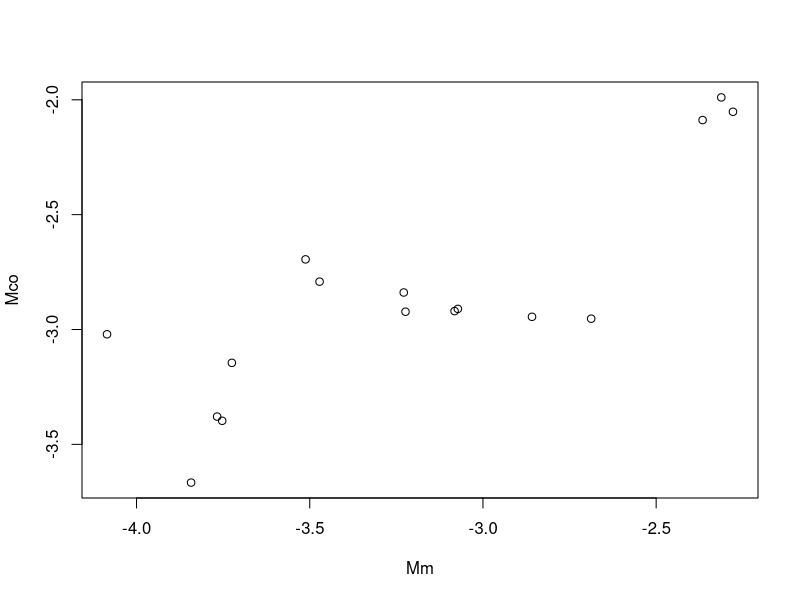
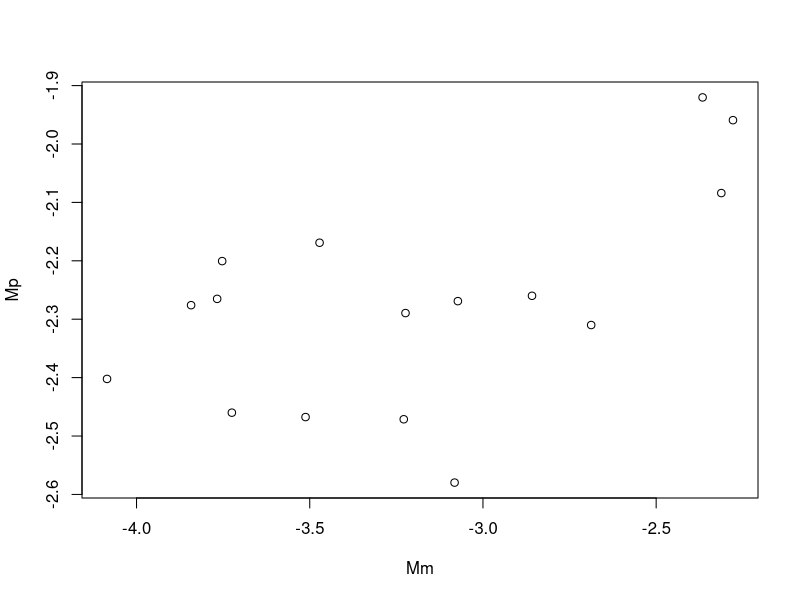
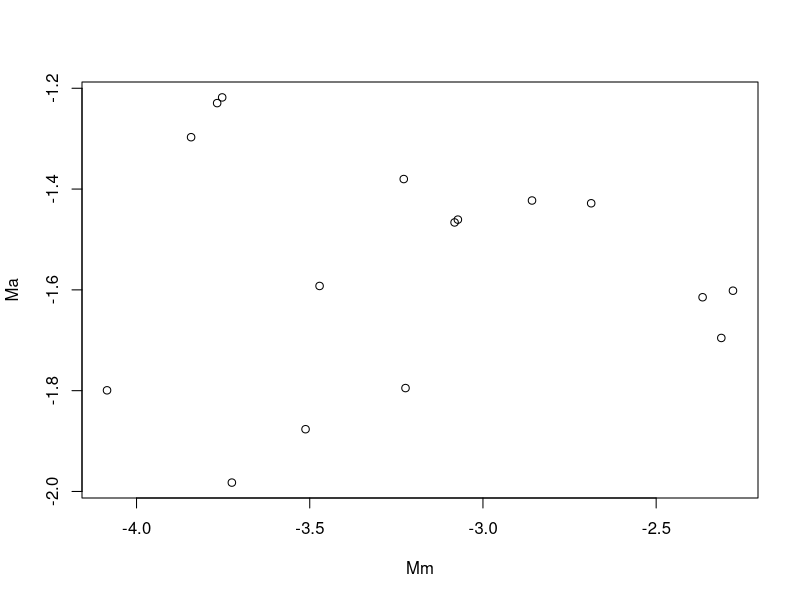
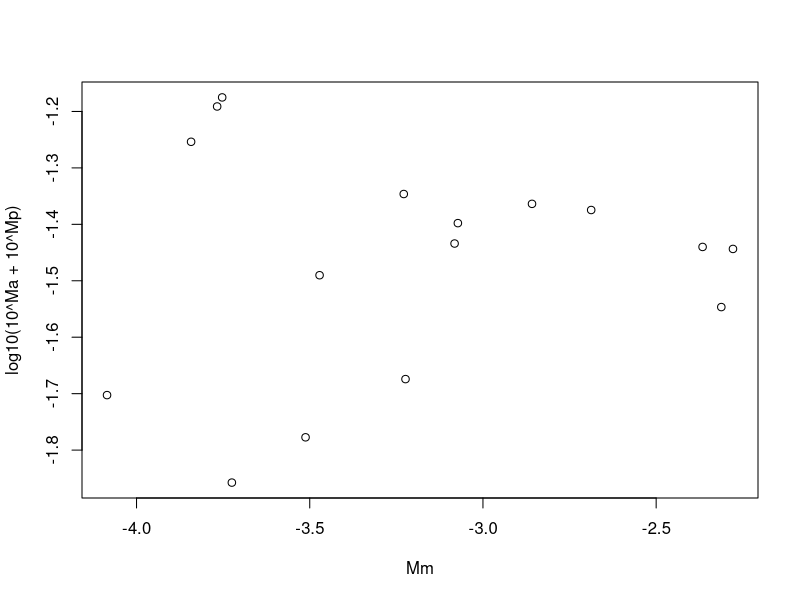
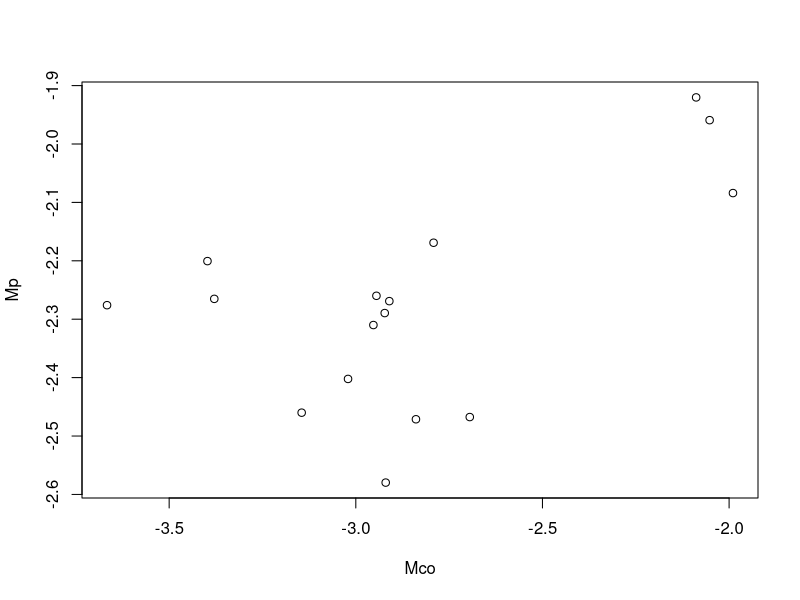
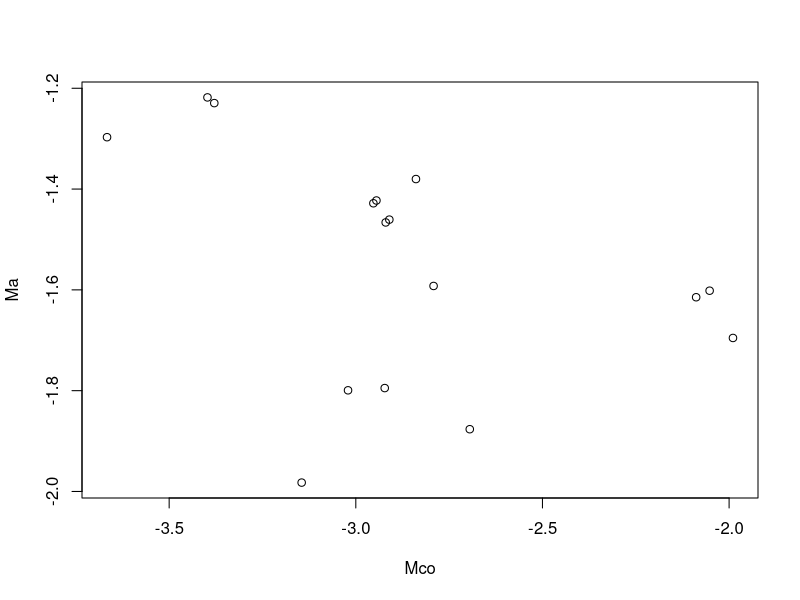
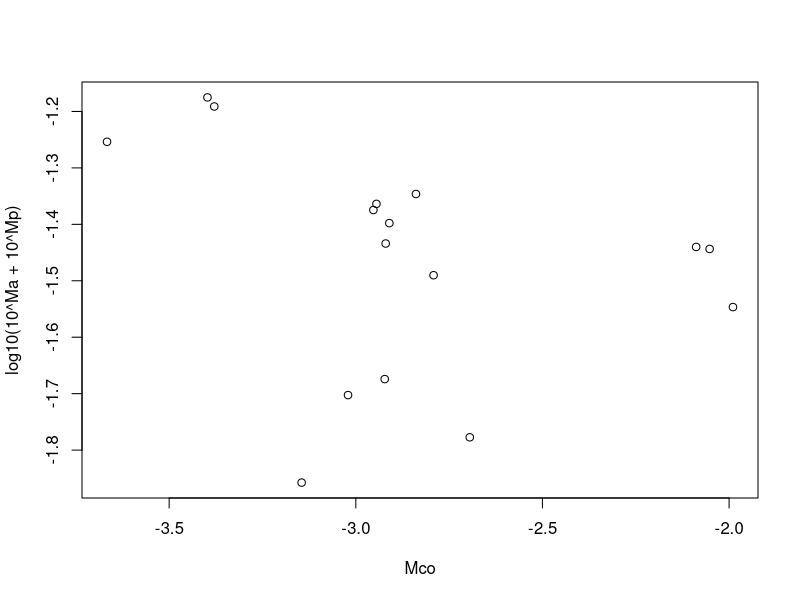

Write the R code that produced these figures, in order.
#Microbiological Data
All_16S <- read.csv(file = "16S_all.csv",header = TRUE)
T0_16S <- All_16S[All_16S$Time==0,]

Mco <- log10(T0_16S$Methylococcaceae)
Mm <- log10(T0_16S$Methylomonadaceae)
Mcy <- log10(T0_16S$Methylocystaceae)
Ma <- log10(T0_16S$Methylacidiphilaceae)
Mp <- log10(T0_16S$Methylophilaceae)

plot(Mm,Mco)

plot(Mm,Mp)
cor.test(Mm,Mp)
# p = 0.019, R^2 = 0.33
plot(Mm,Ma)
plot(Mm,log10(10^Ma+10^Mp))

plot(Mco,Mp)
cor.test(Mco,Mp)
# p = 0.02, R^2 = 0.30
plot(Mco,Ma)
cor.test(Mco,Ma)
#p = 0.11
plot(Mco,log10(10^Ma+10^Mp))
